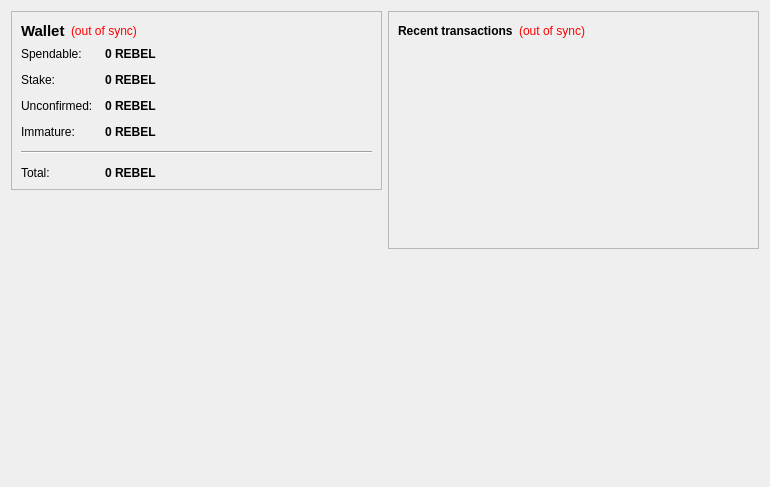
<?xml version="1.0" encoding="UTF-8"?>
<ui version="4.0">
 <class>OverviewPage</class>
 <widget class="QWidget" name="OverviewPage">
  <property name="geometry">
   <rect>
    <x>0</x>
    <y>0</y>
    <width>770</width>
    <height>487</height>
   </rect>
  </property>
  <property name="windowTitle">
   <string>Form</string>
  </property>
  <layout class="QHBoxLayout" name="horizontalLayout" stretch="1,1">
   <item>
    <layout class="QVBoxLayout" name="verticalLayout_2">
     <item>
      <widget class="QFrame" name="frame">
       <property name="frameShape">
        <enum>QFrame::StyledPanel</enum>
       </property>
       <property name="frameShadow">
        <enum>QFrame::Raised</enum>
       </property>
       <layout class="QVBoxLayout" name="verticalLayout_4">
        <item>
         <layout class="QHBoxLayout" name="horizontalLayout_4">
          <item>
           <widget class="QLabel" name="label_5">
            <property name="font">
             <font>
              <pointsize>11</pointsize>
              <weight>75</weight>
              <bold>true</bold>
             </font>
            </property>
            <property name="text">
             <string>Wallet</string>
            </property>
           </widget>
          </item>
          <item>
           <widget class="QLabel" name="labelWalletStatus">
            <property name="toolTip">
             <string>The displayed information may be out of date. Your wallet automatically synchronizes with the Rebel network after a connection is established, but this process has not completed yet.</string>
            </property>
            <property name="styleSheet">
             <string notr="true">QLabel { color: red; }</string>
            </property>
            <property name="text">
             <string notr="true">(out of sync)</string>
            </property>
            <property name="alignment">
             <set>Qt::AlignLeading|Qt::AlignLeft|Qt::AlignVCenter</set>
            </property>
           </widget>
          </item>
          <item>
           <spacer name="horizontalSpacer_2">
            <property name="orientation">
             <enum>Qt::Horizontal</enum>
            </property>
            <property name="sizeHint" stdset="0">
             <size>
              <width>40</width>
              <height>20</height>
             </size>
            </property>
           </spacer>
          </item>
         </layout>
        </item>
        <item>
         <layout class="QFormLayout" name="formLayout_2">
          <property name="fieldGrowthPolicy">
           <enum>QFormLayout::AllNonFixedFieldsGrow</enum>
          </property>
          <property name="horizontalSpacing">
           <number>12</number>
          </property>
          <property name="verticalSpacing">
           <number>12</number>
          </property>
          <item row="0" column="0">
           <widget class="QLabel" name="label">
            <property name="text">
             <string>Spendable:</string>
            </property>
           </widget>
          </item>
          <item row="0" column="1">
           <widget class="QLabel" name="labelBalance">
            <property name="font">
             <font>
              <weight>75</weight>
              <bold>true</bold>
             </font>
            </property>
            <property name="cursor">
             <cursorShape>IBeamCursor</cursorShape>
            </property>
            <property name="toolTip">
             <string>Your current spendable balance</string>
            </property>
            <property name="text">
             <string notr="true">0 REBEL</string>
            </property>
            <property name="textInteractionFlags">
             <set>Qt::LinksAccessibleByMouse|Qt::TextSelectableByKeyboard|Qt::TextSelectableByMouse</set>
            </property>
           </widget>
          </item>
          <item row="1" column="0">
           <widget class="QLabel" name="label_6">
            <property name="text">
             <string>Stake:</string>
            </property>
           </widget>
          </item>
          <item row="1" column="1">
           <widget class="QLabel" name="labelStake">
            <property name="font">
             <font>
              <weight>75</weight>
              <bold>true</bold>
             </font>
            </property>
            <property name="cursor">
             <cursorShape>IBeamCursor</cursorShape>
            </property>
            <property name="toolTip">
             <string>Total of coins that was staked, and do not yet count toward the current balance</string>
            </property>
            <property name="text">
             <string notr="true">0 REBEL</string>
            </property>
            <property name="textInteractionFlags">
             <set>Qt::LinksAccessibleByMouse|Qt::TextSelectableByKeyboard|Qt::TextSelectableByMouse</set>
            </property>
           </widget>
          </item>
          <item row="2" column="0">
           <widget class="QLabel" name="label_3">
            <property name="text">
             <string>Unconfirmed:</string>
            </property>
           </widget>
          </item>
          <item row="2" column="1">
           <widget class="QLabel" name="labelUnconfirmed">
            <property name="font">
             <font>
              <weight>75</weight>
              <bold>true</bold>
             </font>
            </property>
            <property name="cursor">
             <cursorShape>IBeamCursor</cursorShape>
            </property>
            <property name="toolTip">
             <string>Total of transactions that have yet to be confirmed, and do not yet count toward the current balance</string>
            </property>
            <property name="text">
             <string notr="true">0 REBEL</string>
            </property>
            <property name="textInteractionFlags">
             <set>Qt::LinksAccessibleByMouse|Qt::TextSelectableByKeyboard|Qt::TextSelectableByMouse</set>
            </property>
           </widget>
          </item>
          <item row="3" column="0">
           <widget class="QLabel" name="labelImmatureText">
            <property name="text">
             <string>Immature:</string>
            </property>
           </widget>
          </item>
          <item row="3" column="1">
           <widget class="QLabel" name="labelImmature">
            <property name="font">
             <font>
              <weight>75</weight>
              <bold>true</bold>
             </font>
            </property>
            <property name="toolTip">
             <string>Mined balance that has not yet matured</string>
            </property>
            <property name="text">
             <string notr="true">0 REBEL</string>
            </property>
            <property name="textInteractionFlags">
             <set>Qt::LinksAccessibleByMouse|Qt::TextSelectableByKeyboard|Qt::TextSelectableByMouse</set>
            </property>
           </widget>
          </item>
          <item row="4" column="0" colspan="2">
           <widget class="Line" name="line">
            <property name="orientation">
             <enum>Qt::Horizontal</enum>
            </property>
           </widget>
          </item>
          <item row="5" column="0">
           <widget class="QLabel" name="labelTotalText">
            <property name="text">
             <string>Total:</string>
            </property>
           </widget>
          </item>
          <item row="5" column="1">
           <widget class="QLabel" name="labelTotal">
            <property name="font">
             <font>
              <weight>75</weight>
              <bold>true</bold>
             </font>
            </property>
            <property name="cursor">
             <cursorShape>IBeamCursor</cursorShape>
            </property>
            <property name="toolTip">
             <string>Your current total balance</string>
            </property>
            <property name="text">
             <string notr="true">0 REBEL</string>
            </property>
            <property name="textInteractionFlags">
             <set>Qt::LinksAccessibleByMouse|Qt::TextSelectableByKeyboard|Qt::TextSelectableByMouse</set>
            </property>
           </widget>
          </item>
         </layout>
        </item>
       </layout>
      </widget>
     </item>
     <item>
      <spacer name="verticalSpacer">
       <property name="orientation">
        <enum>Qt::Vertical</enum>
       </property>
       <property name="sizeHint" stdset="0">
        <size>
         <width>20</width>
         <height>40</height>
        </size>
       </property>
      </spacer>
     </item>
     <item>
      <widget class="QLabel" name="label_2">
       <property name="autoFillBackground">
        <bool>true</bool>
       </property>
       <property name="text">
        <string/>
       </property>
       <property name="pixmap">
        <pixmap resource="../bitcoin.qrc">:/icons/drmbg</pixmap>
       </property>
       <property name="scaledContents">
        <bool>false</bool>
       </property>
       <property name="margin">
        <number>0</number>
       </property>
      </widget>
     </item>
    </layout>
   </item>
   <item>
    <layout class="QVBoxLayout" name="verticalLayout_3">
     <item>
      <widget class="QFrame" name="frame_2">
       <property name="frameShape">
        <enum>QFrame::StyledPanel</enum>
       </property>
       <property name="frameShadow">
        <enum>QFrame::Raised</enum>
       </property>
       <layout class="QVBoxLayout" name="verticalLayout">
        <item>
         <layout class="QHBoxLayout" name="horizontalLayout_2">
          <item>
           <widget class="QLabel" name="label_4">
            <property name="text">
             <string>&lt;b&gt;Recent transactions&lt;/b&gt;</string>
            </property>
           </widget>
          </item>
          <item>
           <widget class="QLabel" name="labelTransactionsStatus">
            <property name="toolTip">
             <string>The displayed information may be out of date. Your wallet automatically synchronizes with the Rebel network after a connection is established, but this process has not completed yet.</string>
            </property>
            <property name="styleSheet">
             <string notr="true">QLabel { color: red; }</string>
            </property>
            <property name="text">
             <string notr="true">(out of sync)</string>
            </property>
            <property name="alignment">
             <set>Qt::AlignRight|Qt::AlignTrailing|Qt::AlignVCenter</set>
            </property>
           </widget>
          </item>
          <item>
           <spacer name="horizontalSpacer">
            <property name="orientation">
             <enum>Qt::Horizontal</enum>
            </property>
            <property name="sizeHint" stdset="0">
             <size>
              <width>40</width>
              <height>20</height>
             </size>
            </property>
           </spacer>
          </item>
         </layout>
        </item>
        <item>
         <widget class="QListView" name="listTransactions">
          <property name="styleSheet">
           <string notr="true">QListView { background: transparent; }</string>
          </property>
          <property name="frameShape">
           <enum>QFrame::NoFrame</enum>
          </property>
          <property name="verticalScrollBarPolicy">
           <enum>Qt::ScrollBarAlwaysOff</enum>
          </property>
          <property name="horizontalScrollBarPolicy">
           <enum>Qt::ScrollBarAlwaysOff</enum>
          </property>
          <property name="selectionMode">
           <enum>QAbstractItemView::NoSelection</enum>
          </property>
         </widget>
        </item>
       </layout>
      </widget>
     </item>
     <item>
      <spacer name="verticalSpacer_2">
       <property name="orientation">
        <enum>Qt::Vertical</enum>
       </property>
       <property name="sizeHint" stdset="0">
        <size>
         <width>20</width>
         <height>40</height>
        </size>
       </property>
      </spacer>
     </item>
    </layout>
   </item>
  </layout>
 </widget>
 <resources/>
 <connections/>
</ui>
